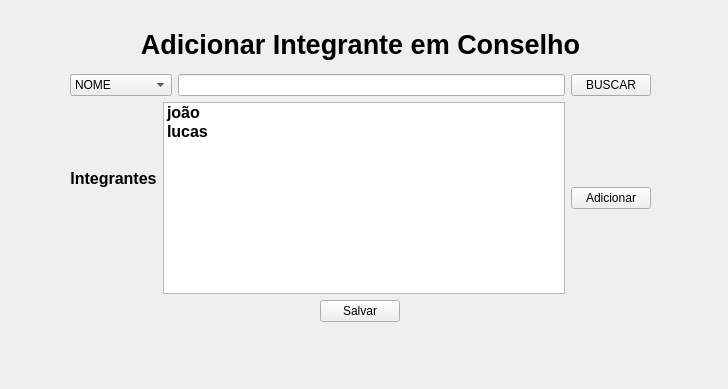
<?xml version="1.0" encoding="UTF-8"?>
<ui version="4.0">
 <class>Widget</class>
 <widget class="QWidget" name="Widget">
  <property name="geometry">
   <rect>
    <x>0</x>
    <y>0</y>
    <width>728</width>
    <height>389</height>
   </rect>
  </property>
  <property name="sizePolicy">
   <sizepolicy hsizetype="Minimum" vsizetype="Minimum">
    <horstretch>0</horstretch>
    <verstretch>0</verstretch>
   </sizepolicy>
  </property>
  <property name="windowTitle">
   <string>Widget</string>
  </property>
  <widget class="QWidget" name="layoutWidget">
   <property name="geometry">
    <rect>
     <x>70</x>
     <y>20</y>
     <width>581</width>
     <height>302</height>
    </rect>
   </property>
   <layout class="QVBoxLayout" name="Layout_principal">
    <item>
     <widget class="QLabel" name="label">
      <property name="font">
       <font>
        <pointsize>20</pointsize>
        <bold>true</bold>
       </font>
      </property>
      <property name="text">
       <string>Adicionar Integrante em Conselho</string>
      </property>
      <property name="alignment">
       <set>Qt::AlignmentFlag::AlignCenter</set>
      </property>
     </widget>
    </item>
    <item>
     <layout class="QHBoxLayout" name="Layout_pesquisar">
      <item>
       <widget class="QComboBox" name="comboBox">
        <item>
         <property name="text">
          <string>NOME</string>
         </property>
        </item>
        <item>
         <property name="text">
          <string>CPF</string>
         </property>
        </item>
        <item>
         <property name="text">
          <string>IDENTIDADE</string>
         </property>
        </item>
       </widget>
      </item>
      <item>
       <widget class="QLineEdit" name="lineEdit">
        <property name="sizePolicy">
         <sizepolicy hsizetype="Minimum" vsizetype="Minimum">
          <horstretch>1</horstretch>
          <verstretch>0</verstretch>
         </sizepolicy>
        </property>
       </widget>
      </item>
      <item>
       <widget class="QPushButton" name="pushButton">
        <property name="text">
         <string>BUSCAR</string>
        </property>
       </widget>
      </item>
     </layout>
    </item>
    <item>
     <layout class="QHBoxLayout" name="layout_list_adicionar">
      <item>
       <layout class="QVBoxLayout" name="layout_texto_integrantes">
        <item>
         <widget class="QLabel" name="label_2">
          <property name="font">
           <font>
            <pointsize>12</pointsize>
            <bold>true</bold>
           </font>
          </property>
          <property name="text">
           <string>Integrantes</string>
          </property>
          <property name="alignment">
           <set>Qt::AlignmentFlag::AlignCenter</set>
          </property>
         </widget>
        </item>
        <item>
         <spacer name="verticalSpacer">
          <property name="orientation">
           <enum>Qt::Orientation::Vertical</enum>
          </property>
          <property name="sizeType">
           <enum>QSizePolicy::Policy::Minimum</enum>
          </property>
          <property name="sizeHint" stdset="0">
           <size>
            <width>20</width>
            <height>40</height>
           </size>
          </property>
         </spacer>
        </item>
       </layout>
      </item>
      <item>
       <widget class="QListWidget" name="listWidget">
        <property name="sizePolicy">
         <sizepolicy hsizetype="Minimum" vsizetype="Minimum">
          <horstretch>1</horstretch>
          <verstretch>0</verstretch>
         </sizepolicy>
        </property>
        <item>
         <property name="text">
          <string>joão</string>
         </property>
         <property name="font">
          <font>
           <pointsize>12</pointsize>
           <bold>true</bold>
          </font>
         </property>
        </item>
        <item>
         <property name="text">
          <string>lucas</string>
         </property>
         <property name="font">
          <font>
           <pointsize>12</pointsize>
           <bold>true</bold>
          </font>
         </property>
        </item>
       </widget>
      </item>
      <item>
       <widget class="QPushButton" name="pushButton_2">
        <property name="text">
         <string>Adicionar</string>
        </property>
       </widget>
      </item>
     </layout>
    </item>
    <item>
     <layout class="QHBoxLayout" name="Layou_botao_salvar">
      <item>
       <widget class="QPushButton" name="pushButton_3">
        <property name="sizePolicy">
         <sizepolicy hsizetype="Maximum" vsizetype="Maximum">
          <horstretch>0</horstretch>
          <verstretch>0</verstretch>
         </sizepolicy>
        </property>
        <property name="text">
         <string>Salvar</string>
        </property>
       </widget>
      </item>
     </layout>
    </item>
   </layout>
  </widget>
 </widget>
 <resources/>
 <connections/>
</ui>
